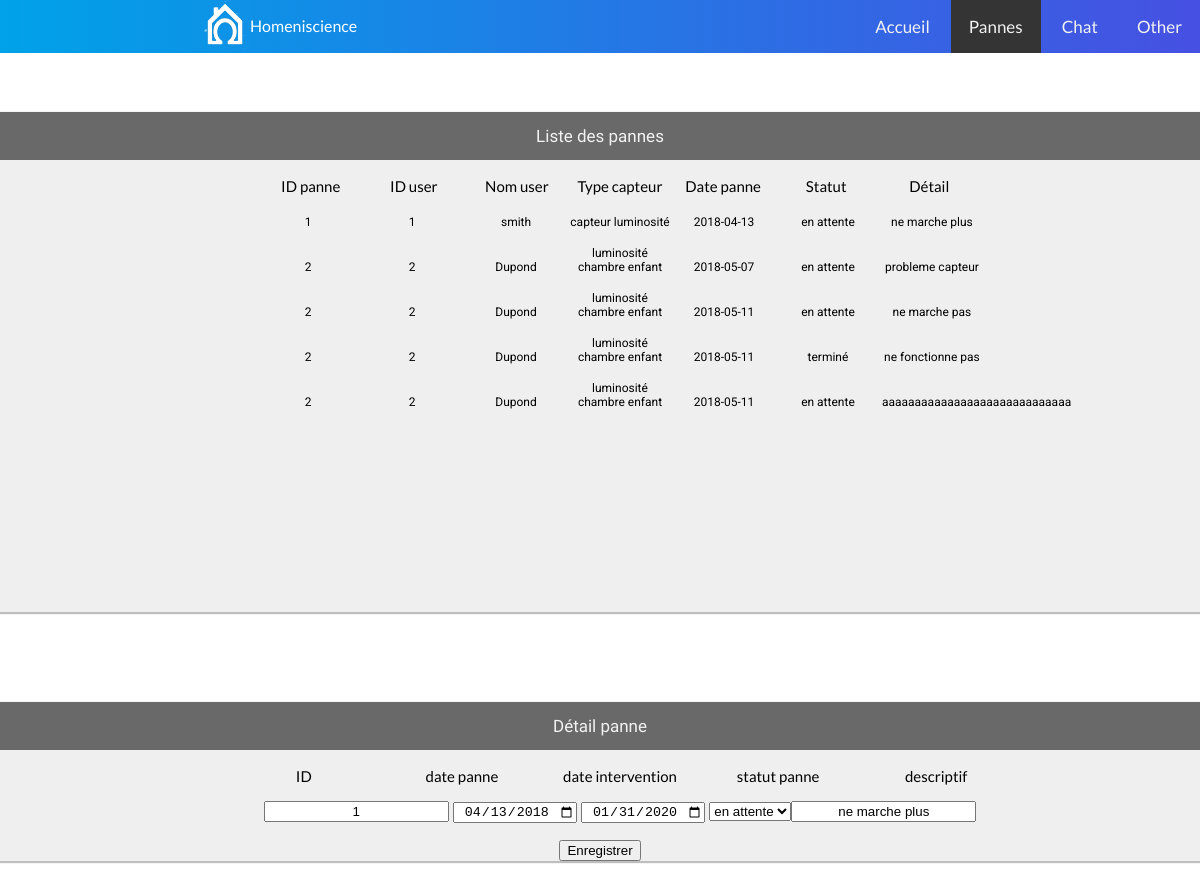
/page/support/panne/index/1, run on the app's committed database.
### tables this page shows
CREATE TABLE `panne` (
  `ID` int(11) NOT NULL,
  `ID_equipement` int(11) NOT NULL,
  `ID_type_statut` int(11) NOT NULL,
  `date_panne` date NOT NULL,
  `date_intervention` date NOT NULL,
  `descriptif_panne` varchar(8000) NOT NULL
);

CREATE TABLE `utilisateur` (
  `ID` int(11) NOT NULL,
  `ID_domicile` int(11) NOT NULL,
  `email` varchar(50) NOT NULL,
  `mot_de_passe` varchar(60) NOT NULL,
  `nom` varchar(50) NOT NULL,
  `prenom` varchar(50) NOT NULL,
  `adresse` varchar(50) NOT NULL,
  `numero_fixe` varchar(50) NOT NULL,
  `numero_mobile` varchar(50) NOT NULL,
  `ID_type_utilisateur` int(11) NOT NULL,
  `ID_langue` int(11) NOT NULL,
  `image` varchar(50) NOT NULL,
  `ID_theme` int(11) NOT NULL,
  `ID_mode_paiement` int(11) NOT NULL
);

CREATE TABLE `domicile` (
  `ID` int(11) NOT NULL,
  `ID_utilisateur_principal` int(11) NOT NULL,
  `nom` varchar(50) NOT NULL,
  `nombre_pieces` int(11) NOT NULL,
  `superficie` int(11) NOT NULL,
  `ID_type_habitation` int(11) NOT NULL,
  `numero_habitation` char(5) NOT NULL,
  `rue` varchar(50) NOT NULL,
  `code_postal` char(5) NOT NULL,
  `pays` varchar(50) NOT NULL,
  `ID_confidentialite` int(11) NOT NULL,
  `ID_gestionnaire` int(11) NOT NULL,
  `consommation` int(11) NOT NULL
);

CREATE TABLE `equipement` (
  `ID` int(11) NOT NULL,
  `ID_piece` int(11) NOT NULL,
  `nom` varchar(50) NOT NULL,
  `ID_type_equipement` int(11) NOT NULL
);

CREATE TABLE `type_statut` (
  `ID` int(11) NOT NULL,
  `nom_type` varchar(50) NOT NULL
);

### page/support/panne/index.php (called while the page is built)
<?php
require('support_modele.php');
try {
  $reponse = afficherPannes();
  $details = afficherDetails();
  $detailsType = afficherTypes();
  require('support_vue.php');
}catch (Exception $e) {
  echo 'Erreur : '.$e->getMessage();
}
?>

### page/support/panne/support_modele.php (called while the page is built, shortened)
<?php
try {
  $bdd = new PDO('mysql:host=localhost;dbname=homeniscience;charset=utf8', 'root', '');
} catch (Exception $e) {
  die('Erreur : '.$e->getMessage());
}
function afficherPannes() {
  global $bdd;
  $reponse = $bdd->query('SELECT *,
    equipement.nom AS nom_equipement,
    utilisateur.nom AS nom_utilisateur
    FROM panne
    INNER JOIN type_statut ON panne.ID_type_statut = type_statut.ID
    INNER JOIN equipement ON panne.ID_equipement = equipement.ID
    INNER JOIN piece ON equipement.ID_piece = piece.ID
    INNER JOIN domicile ON piece.ID_domicile = domicile.ID
    INNER JOIN utilisateur on domicile.ID_utilisateur_principal = utilisateur.ID');
    return $reponse;
  }
  function afficherDetails() {
    global $bdd;
    $reponse = $bdd->prepare('SELECT *,
      panne.ID AS panne_ID
      FROM panne
      INNER JOIN type_statut
      ON panne.ID_type_statut = type_statut.ID
      WHERE panne.ID = ?');
      $reponse->execute(array($_GET['id']));
      return $reponse;
    }
    function afficherTypes() {
      global $bdd;
      $reponse = $bdd->query('SELECT * FROM type_statut');
      return $reponse;
    }
    ?>

### page/support/panne/support_vue.php (the view, shortened to what this page needs)
<!DOCTYPE html>
<html>
<head>
  <link rel="stylesheet" href="/homeniscience/page/support/panne/support.css">
</head>
<?php require('../header2.php'); ?>
<br>
<body>
  <div class="container">
    <div class="column">
      <article class="main">
        <a class="probleme">Liste des pannes</a>
        <ul class="liste">
          <li>ID panne</li>
          <li>ID user</li>
          <li>Nom user</li>
          <li>Type capteur</li>
          <li>Date panne</li>
          <li>Statut</li>
          <li>Détail</li>
        </ul>
        <?php
        while ($donnees = $reponse->fetch()) {
          echo '<a href="/homeniscience/page/support/panne/index/'.$donnees['ID'].'#detail">';
          echo '<ul class="listepanne">';
          echo '<li>'.$donnees['ID'].'</li> ';
          echo '<li>'.$donnees['ID_utilisateur_principal'].'</li> ';
          echo '<li>'.$donnees['nom_utilisateur'].'</li> ';
          echo '<li>'.$donnees['nom_equipement'].'</li> ';
          echo '<li>'.$donnees['date_panne'].'</li> ';
          echo '<li>'.$donnees['nom_type'].'</li> ';
          echo '<li>'.$donnees['descriptif_panne'].'</li> ';
          echo '</ul>';
          echo '</a>';
        }
        ?>
      </article>
    </div>
  </div>
  <div class="container">
    <div class="column">
      <article id="detail">
        <a class="probleme" href="#">Détail panne</a>
        <ul class="listeDetail">
          <li>ID</li>
          <li>date panne</li>
          <li>date intervention</li>
          <li>statut panne</li>
          <li>descriptif</li>
        </ul>
        <form class="" action="/homeniscience/page/support/panne/form_edit_pannes.php" method="post">
          <?php
          while ($donnees = $details->fetch()) {
            echo '<ul class="listepanne"> ';
            echo '<input type="text" name="ID" value="'.$donnees['panne_ID'].'"> ';
            echo '<input type="date" name="date_panne" value="'.$donnees['date_panne'].'"> ';
            echo '<input type="date" name="date_intervention" value="'.$donnees['date_intervention'].'"> ';
            echo '<select name="ID_statut">';
            while ($donneesType = $detailsType->fetch()) {
              if($donneesType['ID'] == $donnees['ID_type_statut']) {
                echo'<option value="'.$donneesType['ID'].'" selected>'.$donneesType['nom_type'].'</option>';
              }else {
                echo'<option value="'.$donneesType['ID'].'">'.$donneesType['nom_type'].'</option>';
              }
            }
            echo '</select>';
            echo '<input type="text" name="descriptif" value="'.$donnees['descriptif_panne'].'"> ';
            echo '</ul> ';
          }
          ?>
          <input type="submit" name="" value="Enregistrer">
        </form>
      </article>
    </div>
  </div>
</body>
</html>

### page/support/panne/support.css (style rules this page uses)
html,body { background: white; }
div.container { display: flex; flex-direction: row; background-color: white; align-content: flex-start; text-align: center; justify-content:center; width: 100%; z-index: -1; margin-bottom: 50px; }
div.column { display: flex; align-content: flex-start; flex-direction: column; background-color: white; width:100%; }
article { display: inline-block; background-color:#1111; margin: 40px 40px 00px 0px; box-shadow: 1px 1px 1px 1px #BEBEBE; width:100%; overflow:hidden; }
article.main { height:500px; }
div.container a.probleme { display:block; color: #f2f2f2; text-align: center; padding: 14px 16px; text-decoration: none; font-size: 17px; overflow: hidden; }
div.container a { text-decoration: none; color: #000; }
a.probleme { background-color: #696969; font-family: 'Comfortaa'; color:white; }
.liste { list-style-type: none; font-family: 'Lato'; }
.liste li { display: inline-block; font-size: 15px; width: 100px; }
.listepanne { list-style-type: none; font-family: 'Roboto'; }
.listepanne li { display: inline-block; font-size: 12px; width:100px; }
.listeDetail { list-style-type: none; font-family: 'Lato'; }
.listeDetail li { display: inline-block; font-size: 15px; width: 155px; }
.listepanne input { text-align: center; }

### support/header2.php (style rules this page uses)
body { margin: 0; font-family: 'Lato', Helvetica, sans-serif; }

### data on the page
panne: utilisateur.ID "1", domicile.ID_utilisateur_principal "1", utilisateur.nom "smith", ID_equipement.nom "capteur luminosité", date_panne "2018-04-13", ID_type_statut.nom_type "en attente", descriptif_panne "ne marche plus", ID "1", date_panne "04/13/2018", date_intervention "01/31/2020", descriptif "ne marche plus"
panne: utilisateur.ID "2", domicile.ID_utilisateur_principal "2", utilisateur.nom "Dupond", ID_equipement.nom "luminosité chambre enfant", date_panne "2018-05-07", ID_type_statut.nom_type "en attente", descriptif_panne "probleme capteur"
panne: utilisateur.ID "2", domicile.ID_utilisateur_principal "2", utilisateur.nom "Dupond", ID_equipement.nom "luminosité chambre enfant", date_panne "2018-05-11", ID_type_statut.nom_type "en attente", descriptif_panne "ne marche pas"
panne: utilisateur.ID "2", domicile.ID_utilisateur_principal "2", utilisateur.nom "Dupond", ID_equipement.nom "luminosité chambre enfant", date_panne "2018-05-11", ID_type_statut.nom_type "terminé", descriptif_panne "ne fonctionne pas"
panne: utilisateur.ID "2", domicile.ID_utilisateur_principal "2", utilisateur.nom "Dupond", ID_equipement.nom "luminosité chambre enfant", date_panne "2018-05-11", ID_type_statut.nom_type "en attente", descriptif_panne "aaaaaaaaaaaaaaaaaaaaaaaaaaaaa"

### other printed values
form field ID_statut "en attente"
